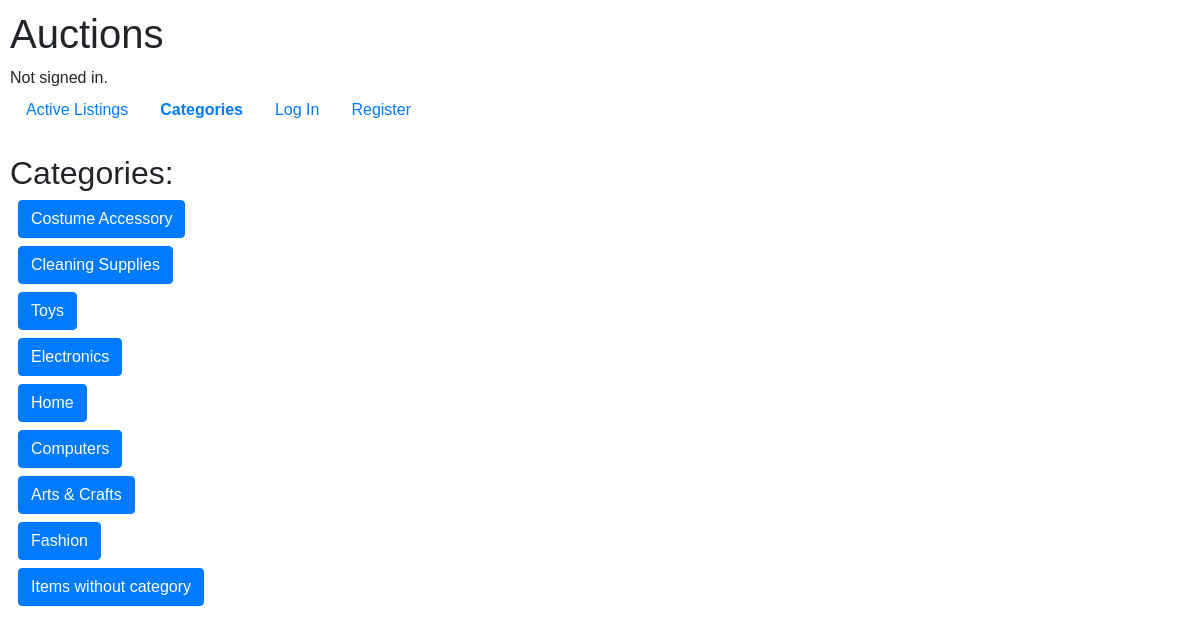
The page /categories on the database its author committed.
### auctions/models.py (models this page shows, shortened)
class Category(models.Model):
    id = models.AutoField(primary_key=True)
    category_title = models.CharField(max_length=64, unique=True)
    class Meta:
        verbose_name_plural = "Categories"

### auctions/views.py (the view)
# urls.py: path("categories", views.categories, name="categories"),
def categories(request):
    categories = Category.objects.all()
    return render(request, "auctions/categories.html", {
        "categories":categories
    })

### auctions/templates/auctions/categories.html (shortened to what this page needs)
{% extends "auctions/layout.html" %}
{% block body %}
    <h2>Categories:</h2>
        <div style="display: block;">
            {% for item in categories %}
            <a href="{% url 'category_list' id=item.id %}" class="btn btn-primary" style="color: white; display: flex; flex-direction: column; width: fit-content; margin: 8px;">{{ item.category_title }}</a>
            {% endfor %}
            <a href="{% url 'category_list' id='none' %}" class="btn btn-primary" style="color: white; display: flex; flex-direction: column; width: fit-content; margin: 8px;">Items without category</a>
        </div>
{% endblock %}

### auctions/templates/auctions/layout.html (shortened to what this page needs)
{% load static %}
<!DOCTYPE html>
<html lang="en">
    <head>
        <link rel="stylesheet" href="https://stackpath.bootstrapcdn.com/bootstrap/4.4.1/css/bootstrap.min.css">
        <link href="{% static 'auctions/styles.css' %}" rel="stylesheet">
    </head>
    <body>
        <h1>Auctions</h1>
        <div>
            {% if user.is_authenticated %}
                Signed in as <strong>{{ user.username }}</strong>.
            {% else %}
                Not signed in.
            {% endif %}
        </div>
        <div class="list-container">
            <ul class="nav">
                <li class="nav-item">
                    <a class="nav-link nav-link-active" href="{% url 'index' %}">Active Listings</a>
                </li>
                <li class="nav-item">
                    {% if request.resolver_match.url_name == 'categories' %}
                    <b>
                    {% endif %}
                    <a class="nav-link" href="{% url 'categories' %}">Categories</a>
                    {% if request.resolver_match.url_name == 'categories' %}
                    </b>
                    {% endif %}
                </li>
                {% if user.is_authenticated %}
                    <li class="nav-item">
                        <div>
                            {% if request.resolver_match.url_name == 'watchlist' %}
                            <b>
                            {% endif %}
                            <a class="nav-link" href="{% url 'watchlist' %}">Watchlist</a>
                            {% if request.resolver_match.url_name == 'watchlist' %}
                            </b>
                            {% endif %}
                        </div>
                    </li>
                    <li class="nav-item">
                        {% if request.resolver_match.url_name == 'new_listing' %}
                        <b>
                        {% endif %}
                        <a class="nav-link" href="{% url 'new_listing' %}">Create listing</a>
                        {% if request.resolver_match.url_name == 'new_listing' %}
                        </b>
                        {% endif %}
                    </li>
                    <li class="nav-item">
                        <a class="nav-link" href="{% url 'logout' %}">Log Out</a>
                    </li>
                {% else %}
                    <li class="nav-item">
                        <a class="nav-link" href="{% url 'login' %}">Log In</a>
                    </li>
                    <li class="nav-item">
                        <a class="nav-link" href="{% url 'register' %}">Register</a>
                    </li>
                {% endif %}
            </ul>
        </div>
        <br>
        {% block body %}
        {% endblock %}
    </body>
</html>

### auctions/static/auctions/styles.css (style rules this page uses)
body { padding: 10px; font-family: helvetica; }
.list-container { display: flex; }
.nav { flex-grow: 1; flex-basis: 100%; }

### rows shown on the page
Category: category_title "Costume Accessory"
Category: category_title "Cleaning Supplies"
Category: category_title "Toys"
Category: category_title "Electronics"
Category: category_title "Home"
Category: category_title "Computers"
Category: category_title "Arts & Crafts"
Category: category_title "Fashion"
